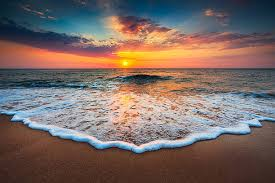
#> input picture practice wave.jpg, 275 x 183 px
$ python wave_height_color_segmentation.py
#> lines starting #> are read from the running program, lines starting #| are printed output that depends on the picture; after the words box and inside, x2 and y2 are one past the last pixel; in counts of white or black regions, pixels touching at a corner belong together
import cv2
import numpy as np
import matplotlib.pyplot as plt

# Load the image
image_path = 'practice wave.jpg'
img = cv2.imread(image_path)
#> img is the input picture: shape (183, 275, 3); mean B, G, R 99.5, 105, 121.7

if img is None:
    print(f"Error: Could not load image from {image_path}")
    exit(1)

# Convert to HSV color space for better color segmentation
hsv = cv2.cvtColor(img, cv2.COLOR_BGR2HSV)
#> hsv: shape (183, 275, 3); mean H, S, V 57, 99.4, 135.9

# Define range for blue/green water color (adjust these values based on your image)
# Lower bound - darker blue/green water
lower_water = np.array([90, 50, 50])
# Upper bound - lighter blue/green water
upper_water = np.array([130, 255, 255])

# Create a mask for water pixels
water_mask = cv2.inRange(hsv, lower_water, upper_water)
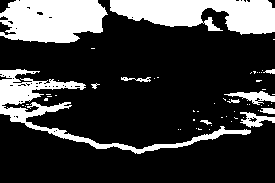
#> water_mask: shape (183, 275); 23.3% white; 56 white regions (45 under 20 px), largest, box (x1, y1, x2, y2) and area: (110, 0, 275, 35) 3917, (0, 0, 108, 43) 3743, (0, 69, 251, 154) 3094

# Apply morphological operations to clean up the mask
kernel = np.ones((5, 5), np.uint8)
water_mask = cv2.morphologyEx(water_mask, cv2.MORPH_OPEN, kernel)
#> water_mask: shape (183, 275); 19.4% white; 27 white regions (2 under 20 px), largest, box (x1, y1, x2, y2) and area: (110, 0, 275, 34) 3755, (4, 0, 106, 43) 3577, (0, 79, 37, 105) 685
water_mask = cv2.morphologyEx(water_mask, cv2.MORPH_CLOSE, kernel)
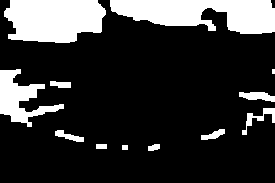
#> water_mask: shape (183, 275); 20.2% white; 12 white regions (1 under 20 px)

# Find contours in the water mask
contours, _ = cv2.findContours(water_mask, cv2.RETR_EXTERNAL, cv2.CHAIN_APPROX_SIMPLE)
#> contours = 12 contours, 1 with area under 20; largest, box (x1, y1, x2, y2) and area: (110, 0, 275, 34) 3678, (4, 0, 106, 43) 3488, (0, 69, 64, 127) 1397, (239, 92, 275, 102) 201, (242, 108, 275, 135) 178

# Find the largest contour (assumed to be the water)
if contours:
    water_contour = max(contours, key=cv2.contourArea)
#> water_contour = contour of 82 points, box (x1, y1, x2, y2) (110, 0, 275, 34), area 3678

    # Create a mask with just the largest water contour
    water_area = np.zeros_like(water_mask)
    cv2.drawContours(water_area, [water_contour], -1, 255, -1)
#> water_area: shape (183, 275); 7.7% white; 1 white region, box (x1, y1, x2, y2) and area: (110, 0, 275, 34) 3896

    # Find the middle column of the image
    middle_x = img.shape[1] // 2
#> middle_x = 137

    # Get the water surface line by scanning from top to bottom in the middle column
    water_surface_y = 0
    for y in range(img.shape[0]):
        if water_area[y, middle_x] > 0:
            water_surface_y = y
            break

    # Apply edge detection to find the wave peaks
    gray = cv2.cvtColor(img, cv2.COLOR_BGR2GRAY)
    blurred = cv2.GaussianBlur(gray, (5, 5), 0)
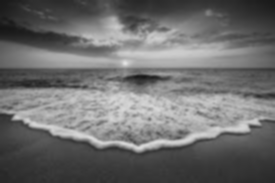
#> blurred: shape (183, 275); min 21, max 227, mean 109.3
    edges = cv2.Canny(blurred, 50, 150)
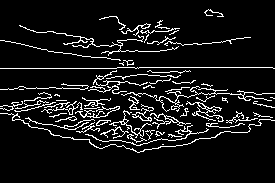
#> edges: shape (183, 275); 8.9% white in thin lines or dots, all inside (x1, y1, x2, y2) = (0, 9, 275, 153)

    # Create a region of interest around the middle
    roi_width = 40  # pixels on each side of the middle
    roi = edges[:, middle_x-roi_width:middle_x+roi_width]
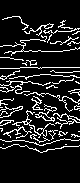
#> roi: shape (183, 80); 13.1% white in thin lines or dots, all inside (x1, y1, x2, y2) = (0, 16, 80, 153)

    # Sum across the ROI width to get a stronger signal
    edge_profile = np.sum(roi, axis=1)
#> edge_profile = 183 values, max 14535 at index 67, min 0 at index 0, mean 2679.6

    # Find significant edges below the water surface
    wave_peaks = []
    for i in range(water_surface_y + 10, len(edge_profile) - 1):  # Start a bit below the surface
        # Look for peaks in the edge profile
        if edge_profile[i] > 50 and edge_profile[i] > edge_profile[i-1] and edge_profile[i] > edge_profile[i+1]:
            wave_peaks.append(i)
#> after the loop, wave_peaks = 31 values from 16 to 151

    if wave_peaks:
        # Take the first peak as the middle wave peak
        wave_peak_y = wave_peaks[0]
#> wave_peak_y = 16

        # Calculate wave height
        wave_height_pixels = wave_peak_y - water_surface_y
#> wave_height_pixels = 16
        print(f"Estimated wave height from surface: {wave_height_pixels} pixels")
#| Estimated wave height from surface: 16 pixels

        # Visualize the results
        result_img = img.copy()

        # Draw water surface line
        cv2.line(result_img, (middle_x - 100, water_surface_y), (middle_x + 100, water_surface_y), (0, 255, 0), 2)
        cv2.putText(result_img, "Water Surface", (middle_x - 200, water_surface_y - 10),
                   cv2.FONT_HERSHEY_SIMPLEX, 0.7, (0, 255, 0), 2)

        # Draw wave peak and height measurement
        cv2.line(result_img, (middle_x, water_surface_y), (middle_x, wave_peak_y), (0, 0, 255), 2)
#> result_img: shape (183, 275, 3); mean B, G, R 98.8, 106.5, 121.7
        cv2.putText(result_img, f"Wave Height: {wave_height_pixels}px",
                   (middle_x + 10, (water_surface_y + wave_peak_y) // 2),
                   cv2.FONT_HERSHEY_SIMPLEX, 0.7, (0, 0, 255), 2)
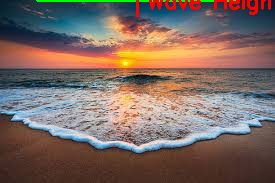
#> result_img: shape (183, 275, 3); mean B, G, R 98, 105.4, 124.6

        # Display the results
        plt.figure(figsize=(15, 10))

        plt.subplot(231)
        plt.title('Original Image')
        plt.imshow(cv2.cvtColor(img, cv2.COLOR_BGR2RGB))

        plt.subplot(232)
        plt.title('Water Mask')
        plt.imshow(water_mask, cmap='gray')

        plt.subplot(233)
        plt.title('Water Area')
        plt.imshow(water_area, cmap='gray')

        plt.subplot(234)
        plt.title('Edge Detection')
        plt.imshow(edges, cmap='gray')

        plt.subplot(235)
        plt.title('Wave Height Measurement')
        plt.imshow(cv2.cvtColor(result_img, cv2.COLOR_BGR2RGB))

        plt.subplot(236)
        plt.title('Edge Profile')
        plt.plot(edge_profile, range(len(edge_profile)))
        plt.axhline(y=water_surface_y, color='g', linestyle='-', alpha=0.5)
        plt.axhline(y=wave_peak_y, color='r', linestyle='-', alpha=0.5)
        for peak in wave_peaks:
            plt.axhline(y=peak, color='b', linestyle='--', alpha=0.3)
#> this loop made 31 passes
#> peak on passes 1 to 12: 16, 25, 31, 40, 45, 51, 57, 60, 64, 67, 72, 76
        plt.gca().invert_yaxis()  # Invert y-axis to match image coordinates

        plt.tight_layout()
        plt.savefig('wave_height_color_segmentation_result.png')
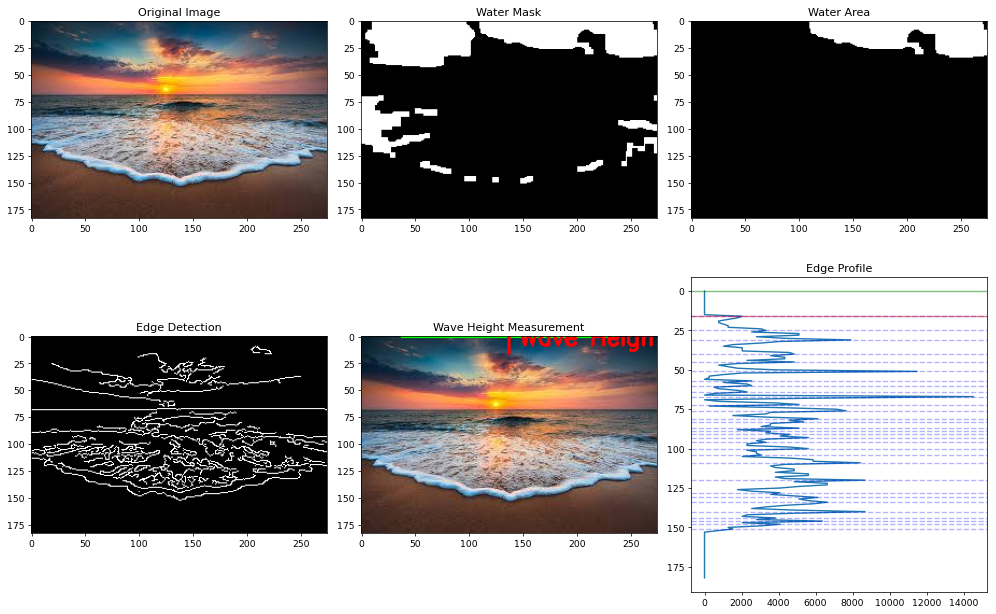
#> figure drawn by matplotlib, 6 panels
        plt.show()
    else:
        print("Could not detect wave peaks below the water surface")
else:
    print("Could not detect water in the image")
